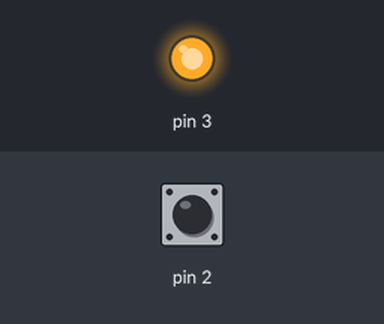
Bench run of a sketch on a simulated Arduino Uno, built with avr-gcc and run on an emulated ATmega328P. Shown: output pins drawn as LEDs (lit = HIGH). Inputs (shaded band) come from the test bench; at power-on: pin 2 HIGH.

Above: at 1.2 s.
1.3 s: pin 2 pulled LOW for 1 s
At 1.95 s:
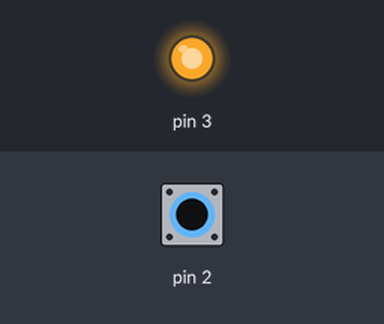
3.8 s: pin 2 pulsed LOW 5 times (0.12 s each, 0.3 s apart)
At 5.3 s:
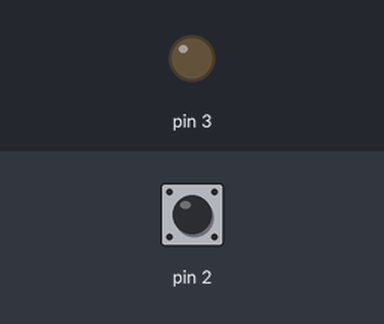
7.0 s: pin 2 pulled LOW for 0.15 s
At 8.7 s:
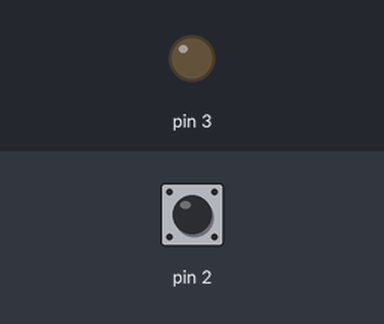
Timing chart, 0 to 10.2 s (numbered marks = the images above; inputs shaded):
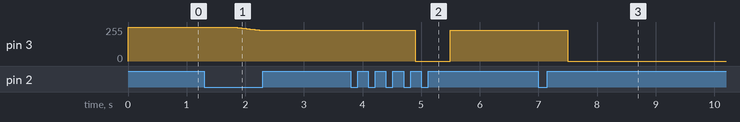

The sketch:

laserduino.ino
```cpp
int lastMove = 1;
bool updateLastMove = false;
int dc = 255;
bool state = false;

void setup() {
  TCCR2B = _BV(COM0A1) | _BV(COM0B1) | _BV(WGM00);
  pinMode(3, OUTPUT);
  pinMode(2,INPUT_PULLUP);
  digitalWrite(3, HIGH);
}

void loop() {

  int sensorValue = digitalRead(2);
  if (sensorValue == 0)
  {
    delay(500);
    if (digitalRead(2) == 0)
    {
      updateLastMove = true;
      if (lastMove == 1)
      {
        while (digitalRead(2) == 0)
        {
          dc = dc - 1;
          analogWrite(3, dc);
          if (dc == 0)
          {
            state = false;
            while (digitalRead(2) == 0)
            {
              delay(100);
            }
          }
          delay(20);
        }
      }
      else
      {
        while (digitalRead(2) == 0)
        {
          dc = dc + 1;
          state = true;
          analogWrite(3, dc);
          if (dc == 255)
          {
            while (digitalRead(2) == 0)
            {
              delay(100);
            }
          }
          delay(20);
        }
      }
    }
    else
    {
      if (state == false)
      {
        state = true;
        if (dc == 0) dc = 255;
        analogWrite(3, dc);
      }
      else
      {
        state = false;
        digitalWrite(3, LOW);
      }
    }
  }
  if (updateLastMove == true)
  {
    if (lastMove == 1) lastMove = 0; else lastMove = 1;
    updateLastMove = false;
  }
}
```

Measured:
- after the input at 1.3 s, pin 3: moves from 255/255 to 230/255 over 0.48 s, starting after 0.50 s
- after the input at 3.8 s, pin 3: 230/255 → 0/255 after 1.1 s, → 230/255 0.60 s later
- after the input at 7.0 s, pin 3: 230/255 → 0/255 after 0.50 s
